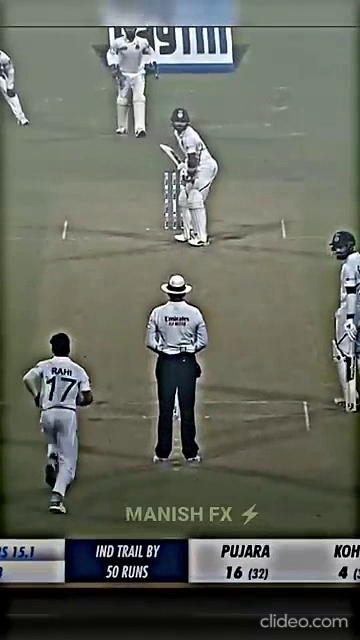
#> input picture frame 58 of data/viratkohli-coverdrive_2wA5VHrt.mp4, 360 x 640 px
$ python extract_frames.py
#> lines starting #> are read from the running program, lines starting #| are printed output that depends on the picture; after the words box and inside, x2 and y2 are one past the last pixel; in counts of white or black regions, pixels touching at a corner belong together
import cv2

# ✅ Full path to your video file
video_path = "E:/Data Analyst/BAT_BALL Analyzer/data/viratkohli-coverdrive_2wA5VHrt.mp4"

# ✅ Open the video
cap = cv2.VideoCapture(video_path)
frame_number = 0

# ✅ Loop through the video
while cap.isOpened():
    ret, frame = cap.read()
#> frame is the input picture: shape (640, 360, 3); mean B, G, R 94.8, 105.3, 101.5
    if not ret:
        break

    frame_number += 1

    # ✅ Show frame number on screen
    display = frame.copy()
    cv2.putText(display, f"Frame: {frame_number}", (20, 40),
                cv2.FONT_HERSHEY_SIMPLEX, 1, (0, 255, 0), 2)
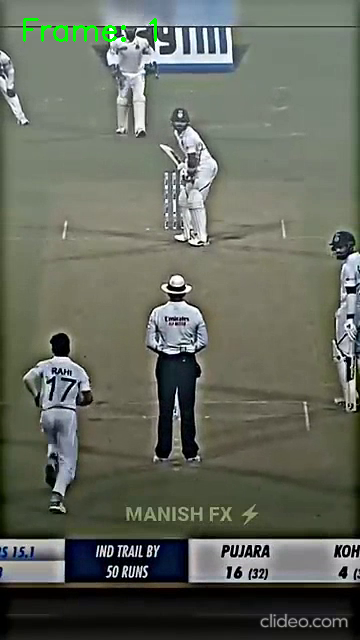
#> display: shape (640, 360, 3); 0.35% of pixels changed, all inside (x1, y1, x2, y2) = (23, 18, 157, 42)

    # ✅ Display frame
    cv2.imshow("Video Frame", display)

    # ✅ Wait for keypress
    key = cv2.waitKey(30)
#> (key q is pressed here)

    # ✅ Press 's' to save the current frame
    if key == ord('s'):
        filename = f"E:/Data Analyst/BAT_BALL Analyzer/frames/frame_{frame_number}.jpg"
        cv2.imwrite(filename, frame)
        print(f"✅ Saved: {filename}")

    # ✅ Press 'q' to quit
    elif key == ord('q'):
        break

cap.release()
cv2.destroyAllWindows()

$ run again, starting later in the video
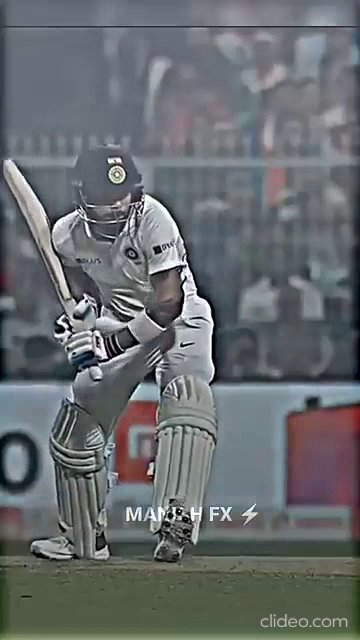
#> input picture frame 262 of data/viratkohli-coverdrive_2wA5VHrt.mp4, 360 x 640 px
#> frame is the input picture: shape (640, 360, 3); mean B, G, R 110.8, 108.3, 104
#> `cv2.putText(display, f"Frame: {frame_number}", (20, 40), cv2.FONT_HERS..`:
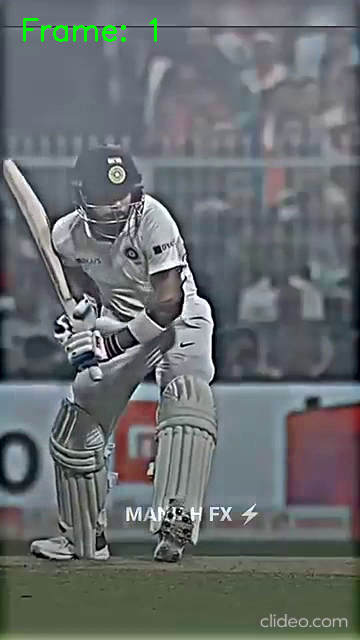
#> display: shape (640, 360, 3); 0.35% of pixels changed, all inside (x1, y1, x2, y2) = (23, 18, 157, 42)

$ run again, starting later in the video
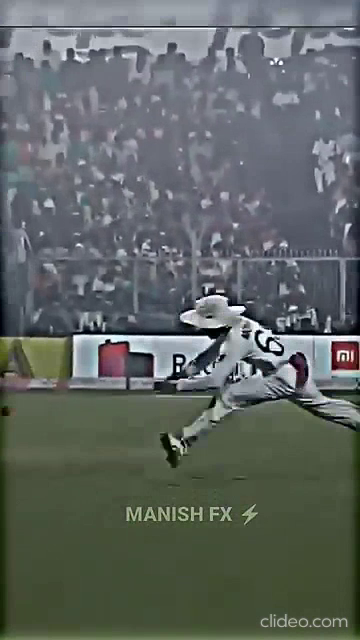
#> input picture frame 466 of data/viratkohli-coverdrive_2wA5VHrt.mp4, 360 x 640 px
#> frame is the input picture: shape (640, 360, 3); mean B, G, R 99.4, 102.5, 96.3
#> `cv2.putText(display, f"Frame: {frame_number}", (20, 40), cv2.FONT_HERS..`:
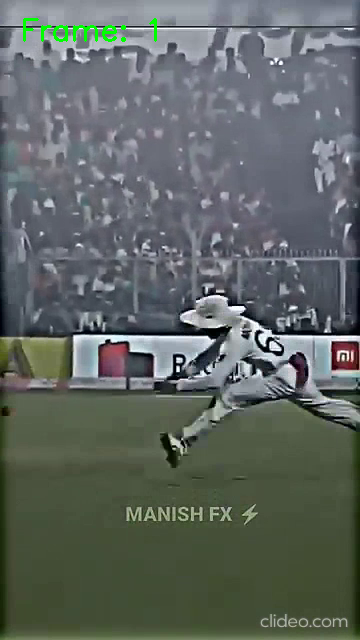
#> display: shape (640, 360, 3); 0.35% of pixels changed, all inside (x1, y1, x2, y2) = (23, 18, 157, 42)
